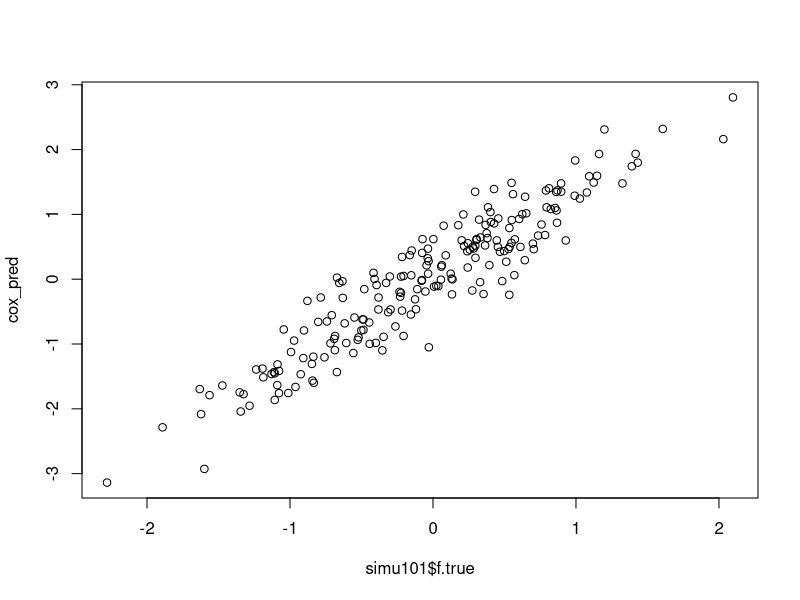
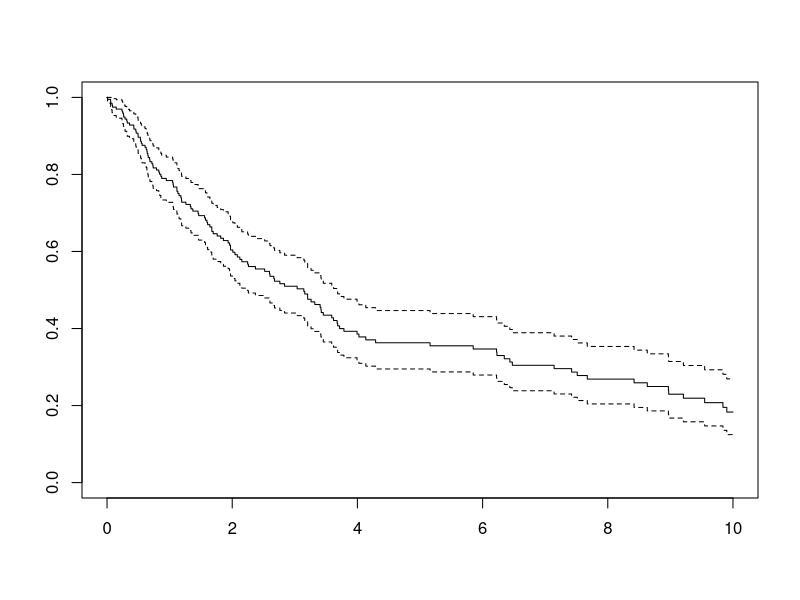

R code for these plots, in order: (Note: this script raises an error after producing the figures.)
# ==========================================================================
# Simulation functions for survival outcomes
# ==========================================================================

surf_simu101<- function (n=500, p=10, tp=c(2,8), betas=c(1,1.5), rho=0.5, 
  lambdaT=2, rateC=1/10, hard_censor=10) {
  #n:sample size; p:number of features
  #tp: index of true features
  #betas: effect size of true features
  #rho: correlation of covariance matrix (X)
  #lambdaT: rate for baseline hazard function 
  #rateC: rate parameter for genearting censoring time
  #hard_censor: cutoff of hard censoring (exterme survial)

    #generate covaraince matrix  V=rho^|i-j|
    #we can also generate R then use cholesky to intrdouce cor.
        V=matrix(0,ncol=p,nrow=p)
        for (i in 1:p) {
          for (j in 1:p ){
              V[i,j]=rho^abs(i-j)
          }
        }

        X=MASS::mvrnorm(n=n,mu=rep(0,p),Sigma=V)
        Beta=rep(0,p); Beta[tp]=betas; Beta=t(t(Beta))

        f.true=drop(X %*% Beta)
        #logh.true=log(lambdaT*exp(drop(X %*% Beta)))
        T=-(log(runif(n)))/(lambdaT*exp(drop(X %*% Beta))) #inverse prob. (Bender et al. 2005)
        #T = rweibull(n, shape=1, scale=lambdaT*exp(-beta1*x1-beta2*x2)) 
        #C=-(log(runif(n)))/(lambdaC*exp(drop(X %*% CBeta)))
        C=rexp(n,rate= rateC)
        obs.time<- pmin(T,C)
        status <- T<=C
        #force censor
        fi<-obs.time>hard_censor
        obs.time[fi]=hard_censor
        status[fi]= FALSE

        DATA=data.frame(obs.time,status,X)
        out=list("dat"=DATA, "f.true"=f.true)
        return(out)
}



#sanity check
simu101= surf_simu101(n=200,betas=c(0.5,0.6),rho=0.5,lambdaT=0.2)
require(survival)
fit<-coxph(Surv(obs.time, status)~ ., method="breslow",data=simu101$dat)
cox_pred=predict(fit,newdata=as.data.frame(simu101$dat[,c(-1,-2)]))
plot(simu101$f.true,cox_pred)

#Kaplan-Meier estimator
fit1<-survfit(Surv(obs.time, status)~1,data=simu101$dat)
#summary(fit1)
plot(fit1)

require(ggplot2)
require(ggfortify) #can plot KM and Aalen's regression
plot(fit)
